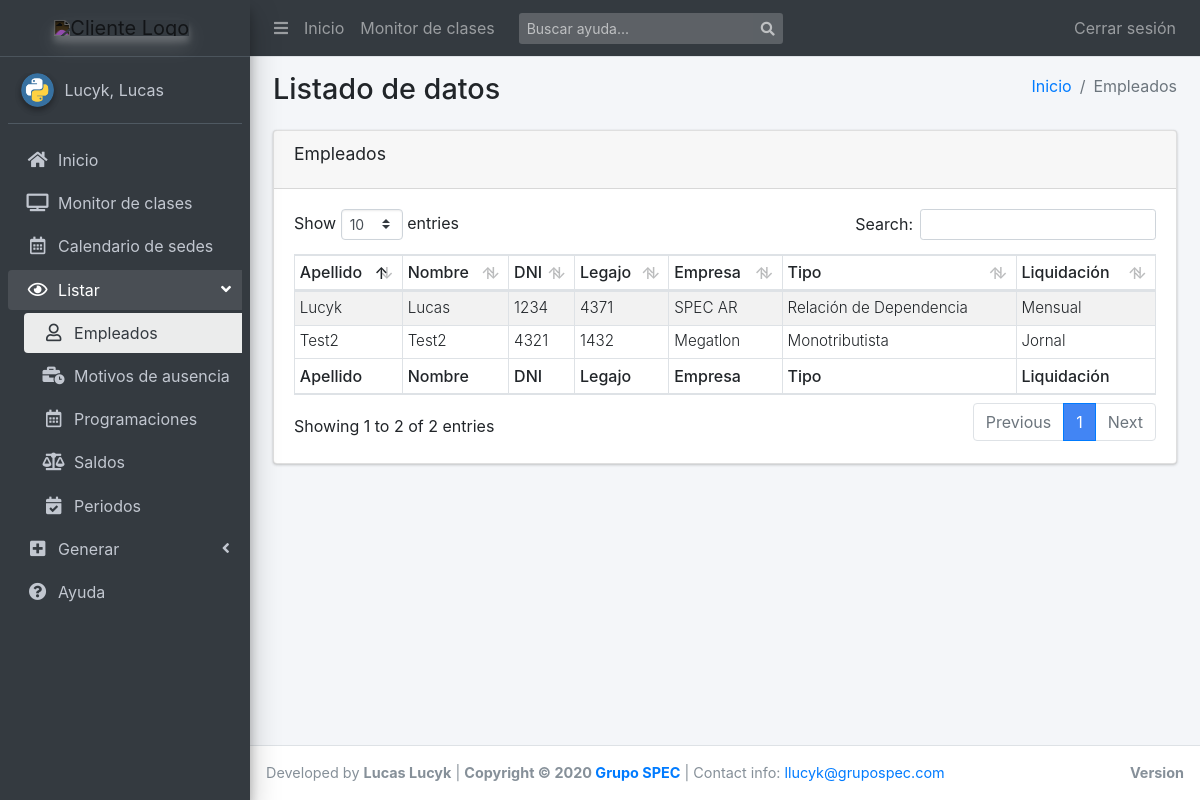
Page /list/empleados/ (signed in) on the committed database.
### scg_app/models.py (models this page shows, shortened)
class Empleado(models.Model):
    id_netTime = models.PositiveIntegerField(
        default=0,
        validators=[MinValueValidator(1)],
        unique=True,
        help_text="Para matchear marcajes e importaciones"
    )
    apellido = models.CharField(max_length=20)
    nombre = models.CharField(max_length=20)
    dni = models.CharField(max_length=8, unique=True)
    legajo = models.CharField(max_length=10, null=True, blank=True)
    empresa = models.CharField(max_length=10, null=True, blank=True)
    tipo = models.ForeignKey(
        'TipoContrato', on_delete=models.CASCADE, null=True, blank=True)
    liquidacion = models.ForeignKey(
        'TipoLiquidacion', on_delete=models.CASCADE, null=True, blank=True)
    escala = models.ManyToManyField('Escala')
    class Meta:
        verbose_name = "Empleado"
        verbose_name_plural = "Empleados"
        get_latest_by = "dni"
        ordering = ["dni", "apellido", "nombre"]
    class ReportBuilder:
        extra = ['legajo_apellido_nombre', ]
    @property
    def legajo_apellido_nombre(self):
        return f'{self.legajo} - {self.apellido} {self.nombre}'

class TipoContrato(models.Model):
    id_netTime = models.PositiveIntegerField(
        default=0,
        validators=[MinValueValidator(1)],
        unique=True,
        help_text="Para matchear marcajes e importaciones"
    )
    nombre = models.CharField(max_length=100, unique=True)
    class Meta:
        verbose_name = "Tipo de contrato"
        verbose_name_plural = "Tipos de contrato"
        get_latest_by = "id_netTime"
    def __str__(self):
        return f'{self.nombre}'

class TipoLiquidacion(models.Model):
    id_netTime = models.PositiveIntegerField(
        default=0,
        validators=[MinValueValidator(1)],
        unique=True,
        help_text="Para matchear marcajes e importaciones")
    nombre = models.CharField(max_length=100, unique=True)
    class Meta:
        verbose_name = "Tipo de liquidación"
        verbose_name_plural = "Tipos de liquidación"
        ordering = ["nombre", ]
        get_latest_by = "nombre"
    def __str__(self):
        return f'{self.nombre}'

### scg_app/views.py (the view)
# urls.py: path('empleados/', views.EmpleadosList.as_view(), name='empleados_view'),
class EmpleadosList(LoginRequiredMixin, ListView):
    model = Empleado
    template_name = 'apps/scg_app/list/empleados.html'
    context_object_name = 'empleados_list'
    ordering = ['apellido', 'nombre',]

### templates/apps/scg_app/list/empleados.html
{% extends "apps/scg_app/list/base.html" %}
{% block active_ver_empleados %} active {% endblock %}
{% block route %}
  <li class="breadcrumb-item"><a href="{% url 'index' %}">Inicio</a></li>
  <li class="breadcrumb-item active">Empleados</li>
{% endblock route %}
{% block tableName %}Empleados{% endblock %}
{% block tableHeaders %}
  <tr>
    <th>Apellido</th>
    <th>Nombre</th>
    <th>DNI</th>
    <th>Legajo</th>
    <th>Empresa</th>
    <th>Tipo</th>
    <th>Liquidaci&oacute;n</th>
  </tr>
{% endblock %}
{% block tableBody %}
  {% for empleado in empleados_list %}
    <tr>
      <td class="align-middle">{{empleado.apellido|capfirst}}</td>
      <td class="align-middle">{{empleado.nombre|capfirst}}</td>
      <td class="align-middle">{{empleado.dni}}</td>
      <td class="align-middle">{{empleado.legajo}}</td>
      <td class="align-middle">{{empleado.empresa}}</td>
      <td class="align-middle">{{empleado.tipo}}</td>
      <td class="align-middle">{{empleado.liquidacion}}</td>
    </tr>
  {% endfor %}
{% endblock %}
{% block tableFooter %}
  <tr>
    <th>Apellido</th>
    <th>Nombre</th>
    <th>DNI</th>
    <th>Legajo</th>
    <th>Empresa</th>
    <th>Tipo</th>
    <th>Liquidaci&oacute;n</th>
  </tr>
{% endblock %}

### templates/base_template.html (shortened to what this page needs)
<!DOCTYPE html>
<html lang="es">
<head>
  {% load static %}
  <link rel="stylesheet" href="{%  static 'css/main.css' %}">
  <link rel="stylesheet" href="{% static 'plugins/ionicons/ionicons.min.css' %}">
  <link rel="stylesheet" href="{%  static 'dist/css/adminlte.min.css' %}">
  <link rel="stylesheet" href="{% static 'plugins/chart.js/Chart.min.css' %}" />
  <link rel="stylesheet" href="{% static 'plugins/bootstrap/css/bootstrap.min.css' %}" />
  <link rel="stylesheet" href="{%  static 'plugins/fontawesome-free/css/all.min.css' %}">
  {% block extra_css %}
  {% endblock %}
</head>
<body class="hold-transition sidebar-mini layout-fixed .layout-footer-fixed .layout-navbar-fixed">
{% block body %}
<div class="wrapper">
  <nav class="main-header navbar navbar-expand navbar-dark navbar-dark">
    <ul class="navbar-nav">
      <li class="nav-item">
        <a class="nav-link" data-widget="pushmenu" href="#" role="button"><i class="fas fa-bars"></i></a>
      </li>
      <li class="nav-item d-none d-sm-inline-block">
        <a href="{% url 'index' %}" class="nav-link">Inicio</a>
      </li>
      <li class="nav-item d-none d-sm-inline-block">
        <a href="{% url 'clases_view'%}" class="nav-link">Monitor de clases</a>
      </li>
    </ul>
    <form class="form-inline ml-3" action="{% url 'help_list' %}">
      <div class="input-group input-group-sm">
        <input class="form-control form-control-navbar" type="search" placeholder="Buscar ayuda..." aria-label="Buscar" name="q">
        <div class="input-group-append">
          <button class="btn btn-navbar" type="submit">
            <i class="fas fa-search"></i>
          </button>
        </div>
      </div>
    </form>
    <ul class="navbar-nav ml-auto">
      {% if user.is_authenticated %}
        <li class="nav-item">
          <a class="nav-link" href="{% url 'logout'%}?next={{request.path}}">
          Cerrar sesi&oacute;n
          </a>
        </li>
      {% endif %}
    </ul>
  </nav>
  <aside class="main-sidebar sidebar-dark-primary elevation-4">
    <a id="logo-big" href="{% url 'index' %}" class="brand-link text-center" style="display:none;">
      <img src="https://megatlon.com/megatlon/images/megatlon.svg"
           alt="Cliente Logo"
           class="brand-image elevation-3 invert-color img-center"
           style="opacity: .8;">
      <span class="brand-text font-weight-light">&nbsp;</span>
    </a>
    <div class="sidebar">
      <div class="user-panel mt-3 pb-3 mb-3 d-flex">
        <div class="image">
          <img src="{% static 'img/python.png' %}" class="img-circle elevation-2" alt="User Image">
        </div>
        <div class="info">
          <a href="#" class="d-block">{{ user.last_name }}, {{ user.first_name }}</a>
        </div>
      </div>
      <nav class="mt-2">
        <ul class="nav nav-pills nav-sidebar flex-column nav-child-indent" data-widget="treeview" role="menu" data-accordion="false">
          <li class="nav-item">
            <a href="{% url 'index' %}" class="nav-link {% block active_home %}{% endblock %}">
              <i class="nav-icon fas fa-home"></i>
              <p>Inicio</p>
            </a>
          </li>
          <li class="nav-item">
            <a href="{% url 'clases_view'%}" class="nav-link {% block active_monitor %}{% endblock %}">
              <i class="nav-icon fas fa-tv"></i>
              <p>Monitor de clases</p>
            </a>
          </li>
          <li class="nav-item">
            <a href="{% url 'sede_calendar'%}" class="nav-link {% block active_sede_calendar %}{% endblock %}">
              <i class="nav-icon far fa-calendar-alt"></i>
              <p>Calendario de sedes</p>
            </a>
          </li>
          <li class="nav-item has-treeview {% block open_ver %}{% endblock %}">
            <a href="#" class="nav-link">
              <i class="nav-icon far fa-eye"></i>
              <p>
                Listar
                <i class="fas fa-angle-left right"></i>
              </p>
            </a>
            <ul class="nav nav-treeview">
              <li class="nav-item">
                <a href="{% url 'empleados_view'%}" class="nav-link {% block active_ver_empleados %}{% endblock %}">
                  <i class="far fa-user nav-icon"></i>
                  <p>Empleados</p>
                </a>
              </li>
              <li class="nav-item">
                <a href="{% url 'motivos_ausencia_view'%}" class="nav-link {% block active_ver_mot_aus %}{% endblock %}">
                  <i class="fas fa-business-time nav-icon"></i>
                  <p>Motivos de ausencia</p>
                </a>
              </li>
              <li class="nav-item">
                <a href="{% url 'programaciones_view'%}" class="nav-link {% block active_ver_program %}{% endblock %}">
                  <i class="far fa-calendar-alt nav-icon"></i>
                  <p>Programaciones</p>
                </a>
              </li>
              <li class="nav-item">
                <a href="{% url 'saldos_view'%}" class="nav-link {% block active_ver_saldos %}{% endblock %}">
                  <i class="fas fa-balance-scale nav-icon"></i>
                  <p>Saldos</p>
                </a>
              </li>
              <li class="nav-item">
                <a href="{% url 'periodos_view'%}" class="nav-link {% block active_ver_periodos %}{% endblock %}">
                  <i class="fas fa-calendar-check nav-icon"></i>
                  <p>Periodos</p>
                </a>
              </li>
            </ul>
          </li>
          <li class="nav-item has-treeview {% block open_crear %}{% endblock %}">
            <a href="#" class="nav-link">
              <i class="nav-icon fas fa-plus-square"></i>
              <p>
                Generar
                <i class="right fas fa-angle-left"></i>
              </p>
            </a>
          </li>
          <li class="nav-item">
            <a href="{% url 'help_list'%}" class="nav-link {% block active_help %}{% endblock %}">
              <i class="nav-icon fas fa-question-circle"></i>
              <p>Ayuda</p>
            </a>
          </li>
        </ul>
      </nav>
    </div>
  </aside>
  <div class="content-wrapper">
    <section class="content-header">
      <div class="container-fluid">
        <div class="row mb-2">
          <div class="col-sm-6">
            <h1>{% block namepage %}Inicio{% endblock %}</h1>
          </div>
          <div class="col-sm-6">
            <ol class="breadcrumb float-sm-right">
              {% block route %}{% endblock %}
            </ol>
          </div>
        </div>
      </div>
    </section>
    <section class="content">
      <div class="container-fluid">
        {% block content %}{% endblock %}
      </div>
    </section>
  </div>
  <footer class="main-footer">
    <div class="float-right d-none d-sm-block">
      <b>Version</b>
    </div>
    Developed by <strong>Lucas Lucyk</strong> |
    <strong>Copyright &copy; 2020 <a href="https://grupospec.com/es/">Grupo SPEC</a></strong>
    | Contact info: <a href="mailto:llucyk@grupospec.com">llucyk@grupospec.com</a>
  </footer>
</div>
{% endblock body %}
</body>
</html>

### static/css/main.css (style rules this page uses)
footer { font-size: .9rem; }
table td { font-size: .95rem; font-weight: 300; }
table th { font-size: 1rem; font-weight: 500; }
.invert-color { -webkit-filter: invert(1); filter: invert(1); }
.img-center { float: none !important; }

### rows in the picture
Empleado: apellido "Lucyk", nombre "Lucas", dni "1234", legajo "4371", empresa "SPEC AR", tipo "Relación de Dependencia", liquidacion "Mensual"
Empleado: apellido "Test2", nombre "Test2", dni "4321", legajo "1432", empresa "Megatlon", tipo "Monotributista", liquidacion "Jornal"

### other values in the picture
{{ user.last_name }} "Lucyk"
{{ user.first_name }} "Lucas"
